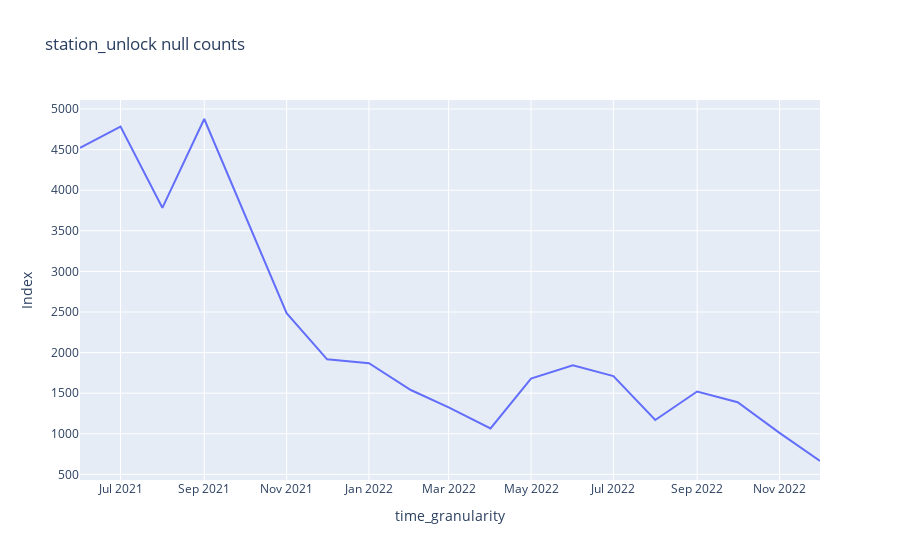

The code cell stored with this chart in its notebook:
### Code cell
nulls_temporal_distribution(trips, ['year', 'month'], 'station_unlock')

### Figure 1 — Plotly figure (JSON) as saved in the notebook; plotly's stock layout.template omitted (floating-point values rounded to 4 significant figures)
{"data": [{"hovertemplate": "time_granularity=%{x}<br>Index=%{y}<extra></extra>", "legendgroup": "", "line": {"color": "#636efa", "dash": "solid"}, "marker": {"symbol": "circle"}, "mode": "lines", "name": "", "orientation": "v", "showlegend": false, "type": "scatter", "x": ["2021-06-01T00:00:00", "2021-07-01T00:00:00", "2021-08-01T00:00:00", "2021-09-01T00:00:00", "2021-11-01T00:00:00", "2021-12-01T00:00:00", "2022-01-01T00:00:00", "2022-02-01T00:00:00", "2022-03-01T00:00:00", "2022-04-01T00:00:00", "2022-05-01T00:00:00", "2022-06-01T00:00:00", "2022-07-01T00:00:00", "2022-08-01T00:00:00", "2022-09-01T00:00:00", "2022-10-01T00:00:00", "2022-11-01T00:00:00", "2022-12-01T00:00:00"], "xaxis": "x", "y": [4522, 4783, 3783, 4877, 2485, 1917, 1870, 1539, 1325, 1066, 1681, 1845, 1710, 1170, 1521, 1389, 1011, 665], "yaxis": "y"}], "layout": {"legend": {"tracegroupgap": 0}, "title": {"text": "station_unlock null counts"}, "xaxis": {"anchor": "y", "domain": [0, 1], "title": {"text": "time_granularity"}}, "yaxis": {"anchor": "x", "domain": [0, 1], "title": {"text": "Index"}}}}
